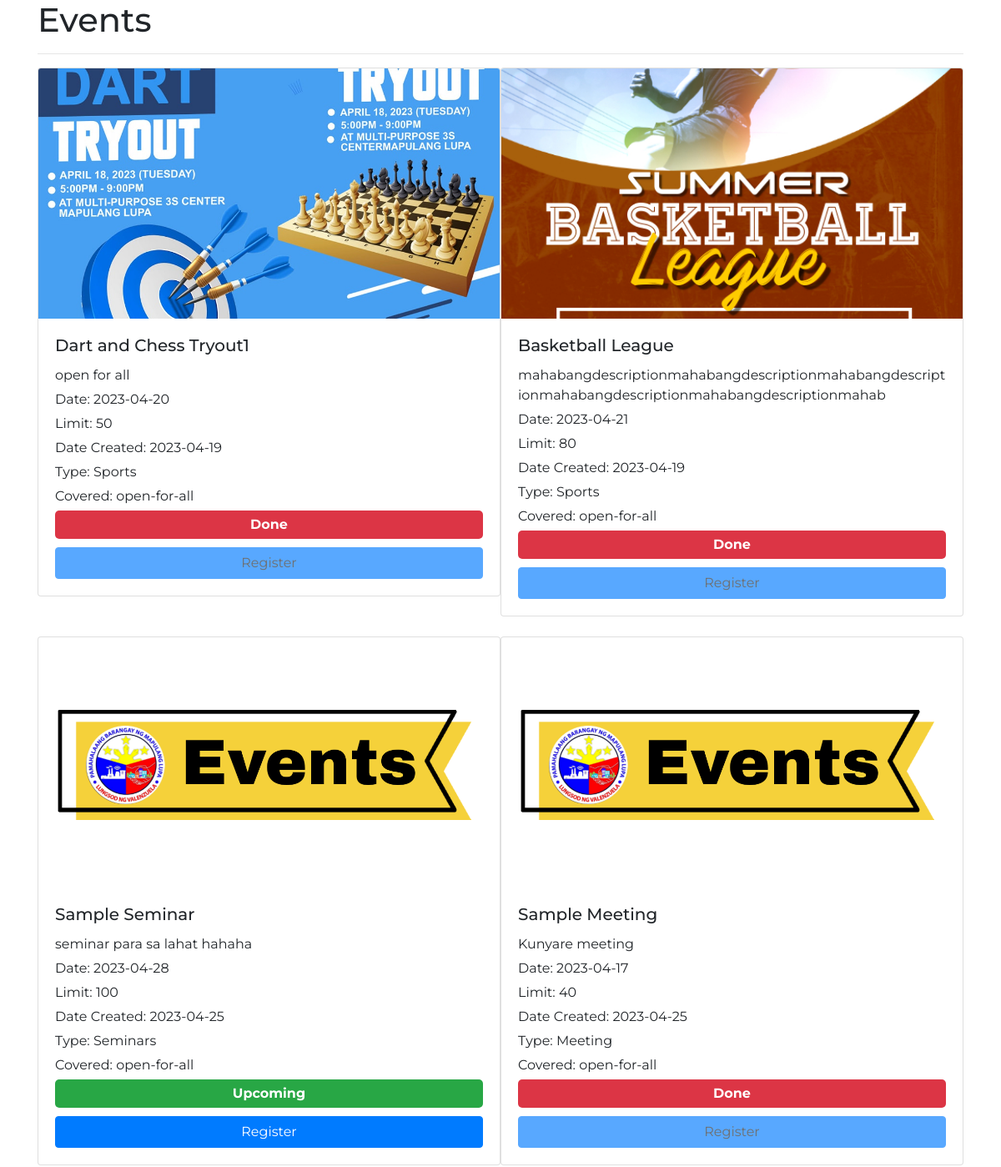
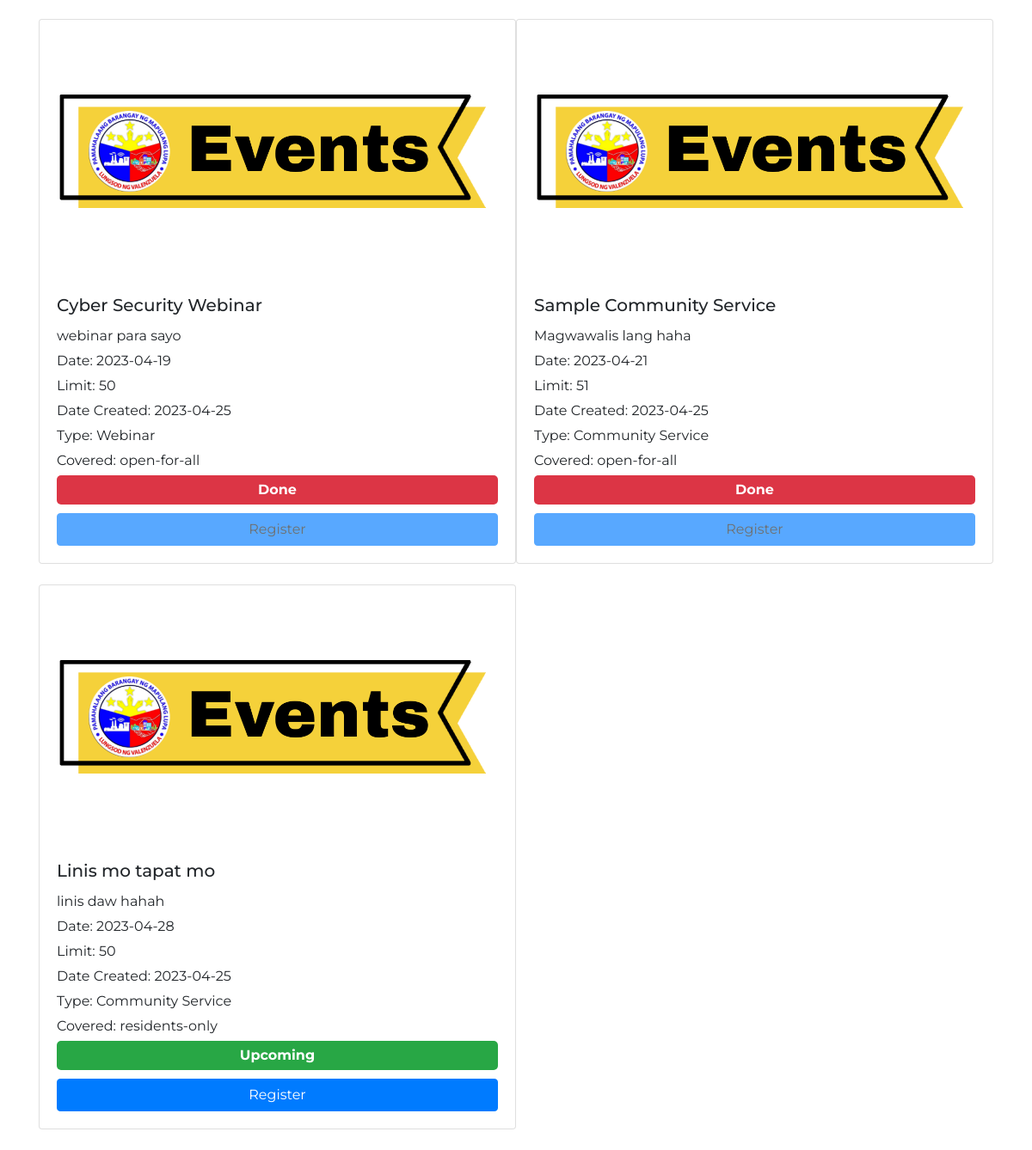
Page /memberdashboard.php on the committed database (2 pictures, top to bottom).
### tables this page shows
CREATE TABLE `tbl_event` (
  `event_id` int(11) NOT NULL,
  `event_title` varchar(50) NOT NULL,
  `event_date` date DEFAULT NULL,
  `event_description` varchar(100) DEFAULT NULL,
  `event_poster` blob DEFAULT NULL,
  `event_limit` int(11) DEFAULT NULL,
  `event_DateCreated` date DEFAULT NULL,
  `event_Type` varchar(20) DEFAULT NULL CHECK (`event_Type` in ('Seminars','Meeting','Webinar','Sports','Community Service')),
  `event-covered` enum('residents-only','open-for-all') NOT NULL
);

### memberdashboard.php (the view, shortened to what this page needs)
<?php
    include('db_conn.php');
?>
<!DOCTYPE html>
<html>
<head>
	<link rel="stylesheet" href="https://stackpath.bootstrapcdn.com/bootstrap/4.3.1/css/bootstrap.min.css">
    <link rel="stylesheet" href="css\event.css">
</head>
<body>
	<div class="container">
		<h1>Events</h1>
		<hr>
		<div class="row">
<?php
$sql = "SELECT * FROM tbl_event";
$result = mysqli_query($conn, $sql);
if (mysqli_num_rows($result) > 0) {
    while ($row = mysqli_fetch_assoc($result)) {
        echo '<div class="col-sm-6 mb-4">';
        echo '<div class="card">';
        if (!empty($row['event_poster'])) {
            echo '<a href="' . $row['event_poster'] . '"><img src="' . $row['event_poster'] . '" class="card-img-top"></a>';
        }
        echo '<div class="card-body">';
        echo '<h5 class="card-title">' . $row['event_title'] . '</h5>';
        echo '<p class="card-text">' . $row['event_description'] . '</p>';
        echo '<p class="card-text">Date: ' . $row['event_date'] . '</p>';
        echo '<p class="card-text">Limit: ' . $row['event_limit'] . '</p>';
        echo '<p class="card-text">Date Created: ' . $row['event_DateCreated'] . '</p>';
        echo '<p class="card-text">Type: ' . $row['event_Type'] . '</p>';
        echo '<p class="card-text">Covered: ' . $row['event-covered'] . '</p>';
        if (strtotime($row['event_date']) > time()) {
            echo '<div class="box upcoming-box">Upcoming</div>';
            echo '<a href="register.php?event_id=' . $row['event_id'] . '" class="btn btn-primary">Register</a>';
        } else {
            echo '<div class="box done-box">Done</div>';
            echo '<a class="btn btn-primary disabled">Register</a>';
        }
        echo '</div>';
        echo '</div>';
        echo '</div>';
    }
} else {
    echo 'No events found.';
}
?>
		</div>
	</div>
</body>
</html>

### memberdashboard.php (style rules this page uses)
body { font-family: 'Montserrat', sans-serif; }
.card-img-top { height: 300px; object-fit: cover; }
.box { padding: 5px; color: #fff; font-weight: bold; border-radius: 5px; text-align: center; margin-bottom: 10px; }
.upcoming-box { background-color: #28a745; }
.done-box { background-color: #dc3545; }
.card { margin-bottom: 0; }
.card-body { padding: 20px; display: flex; flex-direction: column; }
.card-text { margin-bottom: 5px; }
.row { margin-right: 0; margin-left: 0; }
.col-sm-6 { padding-right: 0; padding-left: 0; }

### rows in the picture
tbl_event: event_poster (picture), event_title "Dart and Chess Tryout1", event_description "open for all", event_date "2023-04-20", event_limit "50", event_DateCreated "2023-04-19", event_Type "Sports", value "open-for-all", shows "Done"
tbl_event: event_poster (picture), event_title "Basketball League", event_description "mahabangdescriptionmahabangdescriptionmahabangdescriptionmahabangdescriptionmahabangdescriptionmahab", event_date "2023-04-21", event_limit "80", event_DateCreated "2023-04-19", event_Type "Sports", value "open-for-all", shows "Done"
tbl_event: event_poster (picture), event_title "Sample Seminar", event_description "seminar para sa lahat hahaha", event_date "2023-04-28", event_limit "100", event_DateCreated "2023-04-25", event_Type "Seminars", value "open-for-all"
tbl_event: event_poster (picture), event_title "Sample Meeting", event_description "Kunyare meeting", event_date "2023-04-17", event_limit "40", event_DateCreated "2023-04-25", event_Type "Meeting", value "open-for-all", shows "Done"
tbl_event: event_poster (picture), event_title "Cyber Security Webinar", event_description "webinar para sayo", event_date "2023-04-19", event_limit "50", event_DateCreated "2023-04-25", event_Type "Webinar", value "open-for-all", shows "Done"
tbl_event: event_poster (picture), event_title "Sample Community Service", event_description "Magwawalis lang haha", event_date "2023-04-21", event_limit "51", event_DateCreated "2023-04-25", event_Type "Community Service", value "open-for-all", shows "Done"
tbl_event: event_poster (picture), event_title "Linis mo tapat mo", event_description "linis daw hahah", event_date "2023-04-28", event_limit "50", event_DateCreated "2023-04-25", event_Type "Community Service", value "residents-only"
